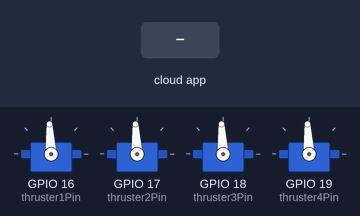
The sketch below on a simulated ESP32. On the bench: 4 × servo. The inputs (shaded band) are chosen by the test bench. The ROS host is connected and sends only what is stated.

Above: at 1.2 s.
1.3 s: the phone or cloud app sets right_thruster to 180
At 3.3 s:
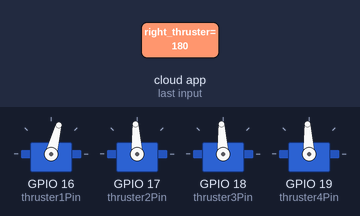
4.3 s: the phone or cloud app sets left_thruster to 180
At 6.5 s:
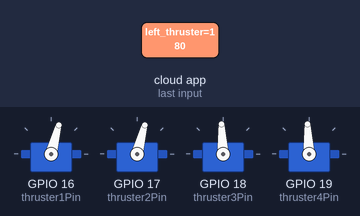
7.3 s: the phone or cloud app sets front_thruster to 180
At 8.9 s:
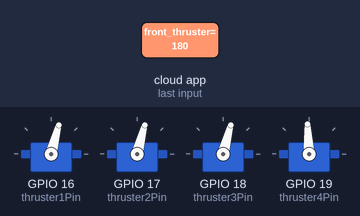
10.3 s: the phone or cloud app sets back_thruster to 180
At 12.4 s:
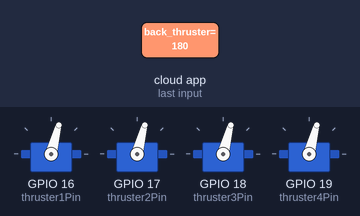
13.3 s: the phone or cloud app sets right_thruster to 0
At 15.3 s:
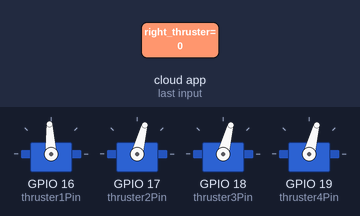
16.3 s: the phone or cloud app sets left_thruster to 0
At 17.6 s:
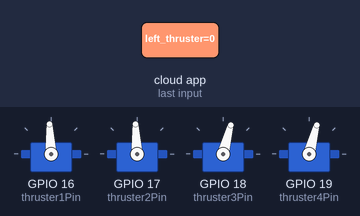
Timing chart, 0 to 19.3 s (numbered marks = the images above; inputs shaded):
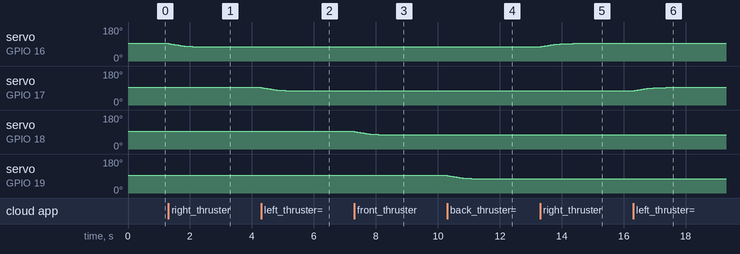

The sketch:

hydra_thrusters_v0.ino
```cpp
#include <ros.h>
#include <std_msgs/Int16.h>
#include <std_msgs/Int16MultiArray.h>
#include <ESP32Servo.h>

const int thruster1Pin = 16;
const int thruster2Pin = 17;
const int thruster3Pin = 18;
const int thruster4Pin = 19;

Servo thruster1Servo;
Servo thruster2Servo;
Servo thruster3Servo;
Servo thruster4Servo;

int16_t feedbackValues[4] = {1500, 1500, 1500, 1500};

std_msgs::Int16MultiArray feedback_msg;
ros::NodeHandle nh;
ros::Publisher feedback_pub("thruster_feedback", &feedback_msg);

int targetPulse[4]  = {1500, 1500, 1500, 1500};
float currentPulse[4] = {1500, 1500, 1500, 1500};

const float alpha = 0.05;   // Lower value for smoother changes
const int errorThreshold = 3;
const int baseStep = 3;  // Minimum step size
const int maxStep = 15;  // Maximum step size for large changes

int mapToPulseWidth(int input) {
  int pulseWidth = map(input, -400, 400, 1900, 1100);
  return constrain(pulseWidth, 1100, 1900);
}

void publishFeedback() {
  for (int i = 0; i < 4; i++) {
    feedbackValues[i] = round(currentPulse[i]);
  }
  feedback_pub.publish(&feedback_msg);
}

void thruster1Callback(const std_msgs::Int16 &msg) {
  targetPulse[0] = mapToPulseWidth(msg.data);
}

void thruster2Callback(const std_msgs::Int16 &msg) {
  targetPulse[1] = mapToPulseWidth(msg.data);
}

void thruster3Callback(const std_msgs::Int16 &msg) {
  targetPulse[2] = mapToPulseWidth(msg.data);
}

void thruster4Callback(const std_msgs::Int16 &msg) {
  targetPulse[3] = mapToPulseWidth(msg.data);
}

ros::Subscriber<std_msgs::Int16> sub_thruster1("right_thruster", thruster1Callback);
ros::Subscriber<std_msgs::Int16> sub_thruster2("left_thruster", thruster2Callback);
ros::Subscriber<std_msgs::Int16> sub_thruster3("front_thruster", thruster3Callback);
ros::Subscriber<std_msgs::Int16> sub_thruster4("back_thruster", thruster4Callback);

void setup() {
  nh.initNode();

  thruster1Servo.attach(thruster1Pin);
  thruster2Servo.attach(thruster2Pin);
  thruster3Servo.attach(thruster3Pin);
  thruster4Servo.attach(thruster4Pin);

  feedback_msg.data = feedbackValues;
  feedback_msg.data_length = 4;

  nh.subscribe(sub_thruster1);
  nh.subscribe(sub_thruster2);
  nh.subscribe(sub_thruster3);
  nh.subscribe(sub_thruster4);
  nh.advertise(feedback_pub);
}

void loop() {
  nh.spinOnce();

  for (int i = 0; i < 4; i++) {
    float smoothedValue = alpha * targetPulse[i] + (1 - alpha) * currentPulse[i];

    if (abs(smoothedValue - 1500) < errorThreshold) {
      smoothedValue = 1500;
    }

    // Dynamic step adjustment for ultra-smooth transition
    float delta = smoothedValue - currentPulse[i];
    int adaptiveStep = baseStep + (maxStep - baseStep) * (abs(delta) / 400.0);  // Scale step dynamically

    if (abs(delta) > adaptiveStep) {
      smoothedValue = currentPulse[i] + (delta > 0 ? adaptiveStep : -adaptiveStep);
    }

    currentPulse[i] = smoothedValue;
  }

  thruster1Servo.writeMicroseconds(round(currentPulse[0]));
  thruster2Servo.writeMicroseconds(round(currentPulse[1]));
  thruster3Servo.writeMicroseconds(round(currentPulse[2]));
  thruster4Servo.writeMicroseconds(round(currentPulse[3]));

  publishFeedback();

  delay(10);
}
```

Measured:
- after the input at 1.3 s, servo on GPIO 16 (thruster1Pin): moves from 93° to 75° over 1.1 s, starting at once
- after the input at 4.3 s, servo on GPIO 17 (thruster2Pin): moves from 93° to 75° over 1.1 s, starting at once
- after the input at 7.3 s, servo on GPIO 18 (thruster3Pin): moves from 93° to 75° over 1.1 s, starting at once
- after the input at 10.3 s, servo on GPIO 19 (thruster4Pin): moves from 93° to 75° over 1.1 s, starting at once
- after the input at 13.3 s, servo on GPIO 16 (thruster1Pin): moves from 75° to 93° over 1.1 s, starting at once
- after the input at 16.3 s, servo on GPIO 17 (thruster2Pin): moves from 75° to 93° over 1.1 s, starting at once
